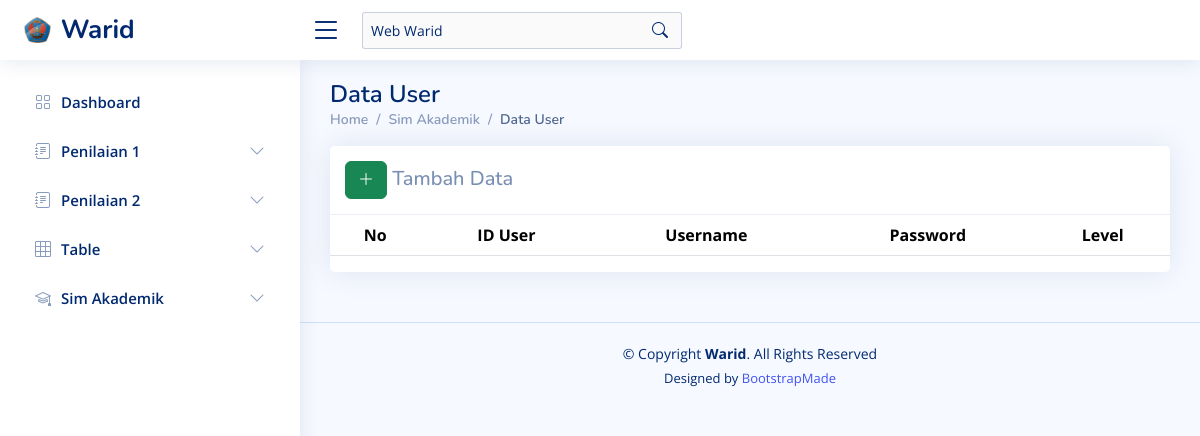
The app's page /?page=user, older data.
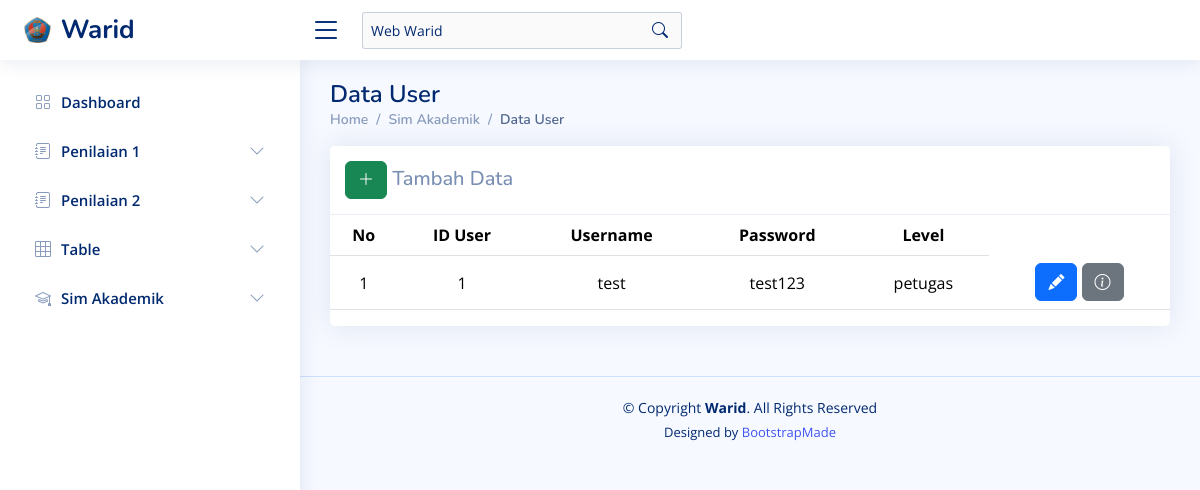
The same page, newer data.
### tables this page shows
CREATE TABLE `tb_user` (
  `id_user` int(2) NOT NULL,
  `user` varchar(502) NOT NULL,
  `pass` varchar(200) NOT NULL,
  `lvl` enum('admin','petugas','wakasek','walikelas') NOT NULL
);

### assets/components/sim_akademik_warid/user.php (the view, shortened to what this page needs)
<?php
$pageName = 'user';
?>
<main id="main" class="main">
    <div class="pagetitle">
        <h1>Data User</h1>
        <nav>
            <ol class="breadcrumb">
                <li class="breadcrumb-item"><a href="?page=dashboard">Home</a></li>
                <li class="breadcrumb-item">Sim Akademik</li>
                <li class="breadcrumb-item active">Data User</li>
            </ol>
        </nav>
    </div>
    <section class="section">
        <div class="row">
            <div class="col-lg-12">
                <div class="card">
                    <h5 class="card-header d-flex">
                        <span class="col-sm-6"><a href="?page=<?php echo $pageName ?>&alert=add_data" class="btn btn-success"><i class="bi bi-plus-lg"></i></a> Tambah Data</span>
                    </h5>
                    <div class="table-responsive text-nowrap">
                        <table class="table table-hover">
                            <thead>
                                <tr>
                                    <th>No</th>
                                    <th>ID User</th>
                                    <th>Username</th>
                                    <th>Password</th>
                                    <th>Level</th>
                                </tr>
                            </thead>
                            <tbody>
                                <?php
                                $sqlUser = "SELECT * FROM tb_user";
                                $stmt = $pdo->query($sqlUser);
                                $no = 1;
                                foreach ($stmt as $user) {
                                ?>
                                    <tr>
                                        <td><?php echo $no++; ?></td>
                                        <td><?php echo htmlspecialchars($user['id_user']); ?></td>
                                        <td><?php echo htmlspecialchars($user['user']); ?></td>
                                        <td><?php echo htmlspecialchars($user['pass']); ?></td>
                                        <td><?php echo htmlspecialchars($user['lvl']); ?></td>
                                        <td>
                                            <a href="?page=<?php echo $pageName ?>&alert=edit_data&id=<?php echo $user['id_user']; ?>" class="btn btn-primary"><i class="bi bi-pencil-fill" style="color: white;"></i></a>
                                            <a href="?page=<?php echo $pageName ?>&alert=info_data&id=<?php echo $user['id_user']; ?>" class="btn btn-secondary"><i class="bi bi-info-circle" style="color: white"></i></a>
                                        </td>
                                    </tr>
                                <?php
                                }
                                ?>
                            </tbody>
                        </table>
                    </div>
                </div>
            </div>
        </div>
</main>

Row changes from the older to the newer data that the page shows:
added tb_user: id_user "1", user "test", pass "test123", lvl "petugas"
